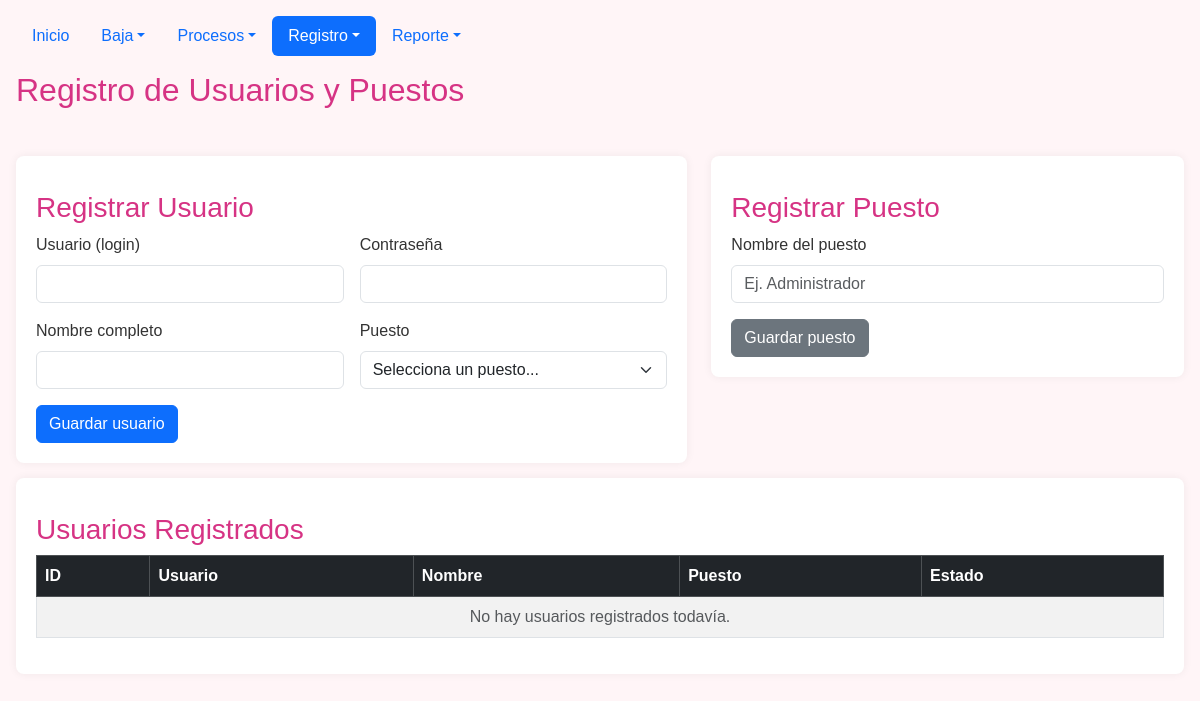
The app's page /Escuela/registro/reg_usuarios.php, older data.
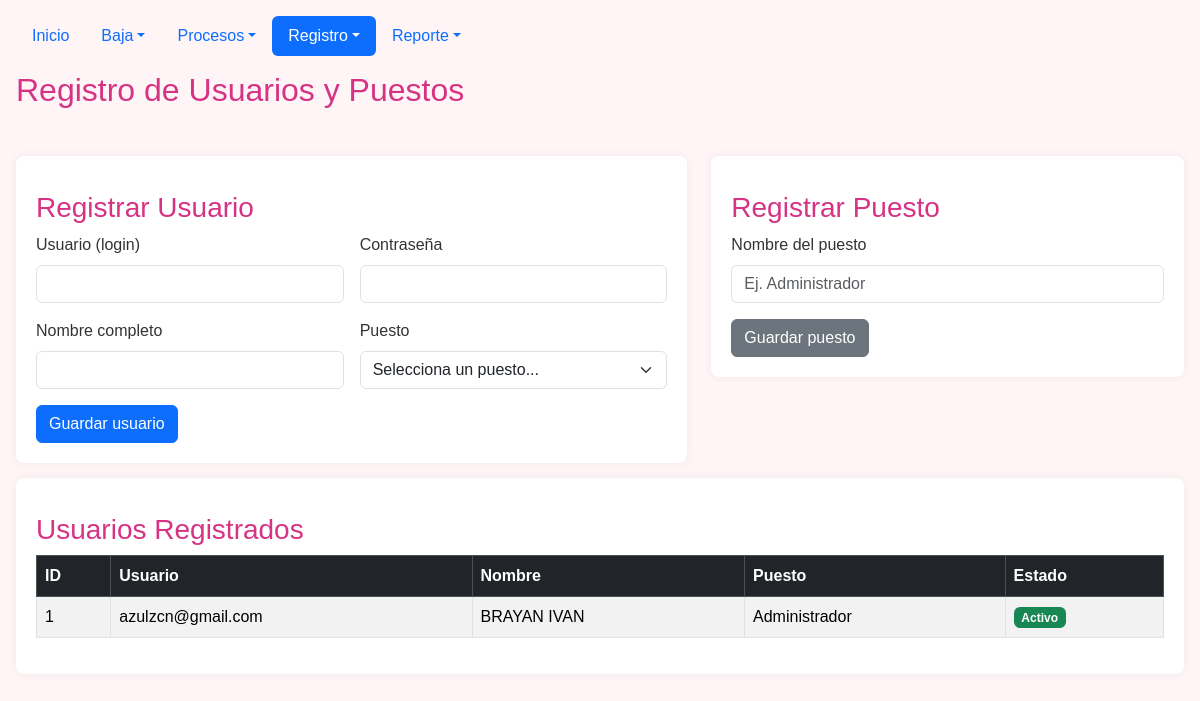
The same page, newer data.
### tables this page shows
CREATE TABLE `usuarios` (
  `id_usuario` int(11) NOT NULL,
  `usuario` varchar(50) NOT NULL,
  `password` varchar(64) NOT NULL,
  `nombre` varchar(100) NOT NULL,
  `id_puesto` int(11) NOT NULL,
  `estatus` tinyint(1) NOT NULL DEFAULT 1
);

CREATE TABLE `puestos` (
  `id_puesto` int(11) NOT NULL,
  `nombre` varchar(100) NOT NULL,
  `estatus` tinyint(1) NOT NULL DEFAULT 1
);

### Escuela/registro/reg_usuarios.php (the view, shortened to what the changed rows need)
<?php
$servidor = "localhost";
$usuario  = "root";
$clave    = "";
$base     = "escuela";
$conexion = mysqli_connect($servidor, $usuario, $clave, $base);
mysqli_set_charset($conexion, "utf8mb4");
$usuarios_res = mysqli_query(
    $conexion,
    "SELECT u.id_usuario, u.usuario, u.nombre, u.estatus, p.nombre AS nombre_puesto
     FROM usuarios u
     LEFT JOIN puestos p ON u.id_puesto = p.id_puesto
     ORDER BY u.id_usuario DESC"
);
?>
<!DOCTYPE html>
<html lang="es">
<head>
    <link href="https://cdn.jsdelivr.net/npm/bootstrap@5.3.8/dist/css/bootstrap.min.css" rel="stylesheet" />
</head>
<body class="p-3 m-0">
    <h2>Registro de Usuarios y Puestos</h2>
    <div class="card-box">
        <table class="table table-bordered table-striped">
            <thead class="table-dark">
                <tr>
                    <th>ID</th>
                    <th>Usuario</th>
                    <th>Nombre</th>
                    <th>Puesto</th>
                    <th>Estado</th>
                </tr>
            </thead>
            <tbody>
                <?php if ($usuarios_res && mysqli_num_rows($usuarios_res) > 0): ?>
                    <?php while ($u = mysqli_fetch_assoc($usuarios_res)): ?>
                        <tr>
                            <td><?= (int)$u["id_usuario"] ?></td>
                            <td><?= htmlspecialchars($u["usuario"], ENT_QUOTES, 'UTF-8') ?></td>
                            <td><?= htmlspecialchars($u["nombre"], ENT_QUOTES, 'UTF-8') ?></td>
                            <td><?= htmlspecialchars($u["nombre_puesto"] ?? "Sin puesto", ENT_QUOTES, 'UTF-8') ?></td>
                            <td><?= ((int)$u["estatus"] === 1) ? '<span class="badge bg-success">Activo</span>' : '<span class="badge bg-secondary">Inactivo</span>' ?></td>
                        </tr>
                    <?php endwhile; ?>
                <?php else: ?>
                    <tr>
                        <td colspan="5" class="text-center text-muted">No hay usuarios registrados todavía.</td>
                    </tr>
                <?php endif; ?>
            </tbody>
        </table>
    </div>
</body>
</html>

Row changes from the older to the newer data that the page shows:
added usuarios: id_usuario "1", usuario "azulzcn@gmail.com", nombre "BRAYAN IVAN", id_puesto.nombre "Administrador", estatus "Activo"
Text that changed along with them:
text no longer shown: "No hay usuarios registrados todavía."
